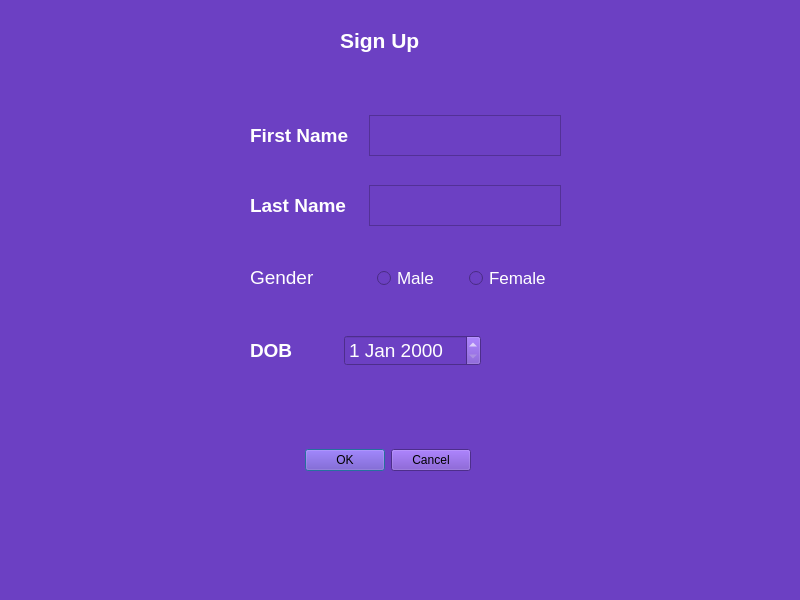
<?xml version="1.0" encoding="UTF-8"?>
<ui version="4.0">
 <class>SignUpWindow</class>
 <widget class="QMainWindow" name="SignUpWindow">
  <property name="geometry">
   <rect>
    <x>0</x>
    <y>0</y>
    <width>800</width>
    <height>600</height>
   </rect>
  </property>
  <property name="windowTitle">
   <string>MainWindow</string>
  </property>
  <property name="styleSheet">
   <string notr="true">background-color: rgb(108, 64, 195);</string>
  </property>
  <widget class="QWidget" name="centralwidget">
   <widget class="QDialogButtonBox" name="buttonBox">
    <property name="geometry">
     <rect>
      <x>300</x>
      <y>430</y>
      <width>171</width>
      <height>61</height>
     </rect>
    </property>
    <property name="font">
     <font>
      <pointsize>12</pointsize>
     </font>
    </property>
    <property name="standardButtons">
     <set>QDialogButtonBox::Cancel|QDialogButtonBox::Ok</set>
    </property>
   </widget>
   <widget class="QLabel" name="label_4">
    <property name="geometry">
     <rect>
      <x>340</x>
      <y>20</y>
      <width>81</width>
      <height>41</height>
     </rect>
    </property>
    <property name="font">
     <font>
      <pointsize>16</pointsize>
     </font>
    </property>
    <property name="text">
     <string>&lt;html&gt;&lt;head/&gt;&lt;body&gt;&lt;p&gt;&lt;span style=&quot; font-weight:600; color:#ffffff;&quot;&gt;Sign Up&lt;/span&gt;&lt;/p&gt;&lt;/body&gt;&lt;/html&gt;</string>
    </property>
   </widget>
   <widget class="QWidget" name="horizontalLayoutWidget_2">
    <property name="geometry">
     <rect>
      <x>230</x>
      <y>100</y>
      <width>351</width>
      <height>71</height>
     </rect>
    </property>
    <layout class="QHBoxLayout" name="horizontalLayout_2">
     <property name="spacing">
      <number>20</number>
     </property>
     <property name="leftMargin">
      <number>20</number>
     </property>
     <property name="topMargin">
      <number>15</number>
     </property>
     <property name="rightMargin">
      <number>20</number>
     </property>
     <property name="bottomMargin">
      <number>15</number>
     </property>
     <item>
      <widget class="QLabel" name="label">
       <property name="font">
        <font>
         <pointsize>14</pointsize>
        </font>
       </property>
       <property name="styleSheet">
        <string notr="true">color: rgb(255, 255, 255);</string>
       </property>
       <property name="text">
        <string>&lt;html&gt;&lt;head/&gt;&lt;body&gt;&lt;p&gt;&lt;span style=&quot; font-weight:600; color:#ffffff;&quot;&gt;First Name&lt;/span&gt;&lt;/p&gt;&lt;/body&gt;&lt;/html&gt;</string>
       </property>
      </widget>
     </item>
     <item>
      <widget class="QTextEdit" name="textEdit"/>
     </item>
    </layout>
   </widget>
   <widget class="QWidget" name="horizontalLayoutWidget_3">
    <property name="geometry">
     <rect>
      <x>230</x>
      <y>170</y>
      <width>351</width>
      <height>71</height>
     </rect>
    </property>
    <layout class="QHBoxLayout" name="horizontalLayout_3">
     <property name="spacing">
      <number>22</number>
     </property>
     <property name="leftMargin">
      <number>20</number>
     </property>
     <property name="topMargin">
      <number>15</number>
     </property>
     <property name="rightMargin">
      <number>20</number>
     </property>
     <property name="bottomMargin">
      <number>15</number>
     </property>
     <item>
      <widget class="QLabel" name="label_2">
       <property name="font">
        <font>
         <pointsize>14</pointsize>
        </font>
       </property>
       <property name="text">
        <string>&lt;html&gt;&lt;head/&gt;&lt;body&gt;&lt;p&gt;&lt;span style=&quot; font-weight:600; color:#ffffff;&quot;&gt;Last Name&lt;/span&gt;&lt;/p&gt;&lt;/body&gt;&lt;/html&gt;</string>
       </property>
      </widget>
     </item>
     <item>
      <widget class="QTextEdit" name="textEdit_2"/>
     </item>
    </layout>
   </widget>
   <widget class="QWidget" name="">
    <property name="geometry">
     <rect>
      <x>230</x>
      <y>320</y>
      <width>271</width>
      <height>61</height>
     </rect>
    </property>
    <layout class="QHBoxLayout" name="horizontalLayout_5">
     <property name="spacing">
      <number>50</number>
     </property>
     <property name="leftMargin">
      <number>20</number>
     </property>
     <property name="topMargin">
      <number>15</number>
     </property>
     <property name="rightMargin">
      <number>20</number>
     </property>
     <property name="bottomMargin">
      <number>15</number>
     </property>
     <item>
      <widget class="QLabel" name="label_5">
       <property name="font">
        <font>
         <pointsize>14</pointsize>
        </font>
       </property>
       <property name="text">
        <string>&lt;html&gt;&lt;head/&gt;&lt;body&gt;&lt;p&gt;&lt;span style=&quot; font-weight:600; color:#ffffff;&quot;&gt;DOB&lt;/span&gt;&lt;/p&gt;&lt;/body&gt;&lt;/html&gt;</string>
       </property>
      </widget>
     </item>
     <item>
      <widget class="QDateEdit" name="dateEdit">
       <property name="font">
        <font>
         <pointsize>14</pointsize>
        </font>
       </property>
       <property name="styleSheet">
        <string notr="true">color: rgb(255, 255, 255);</string>
       </property>
      </widget>
     </item>
    </layout>
   </widget>
   <widget class="QWidget" name="">
    <property name="geometry">
     <rect>
      <x>230</x>
      <y>240</y>
      <width>351</width>
      <height>76</height>
     </rect>
    </property>
    <layout class="QHBoxLayout" name="horizontalLayout_4">
     <property name="spacing">
      <number>20</number>
     </property>
     <property name="leftMargin">
      <number>20</number>
     </property>
     <property name="topMargin">
      <number>15</number>
     </property>
     <property name="rightMargin">
      <number>20</number>
     </property>
     <property name="bottomMargin">
      <number>15</number>
     </property>
     <item>
      <widget class="QLabel" name="label_3">
       <property name="font">
        <font>
         <pointsize>14</pointsize>
        </font>
       </property>
       <property name="text">
        <string>&lt;html&gt;&lt;head/&gt;&lt;body&gt;&lt;p&gt;&lt;span style=&quot; color:#ffffff;&quot;&gt;Gender&lt;/span&gt;&lt;/p&gt;&lt;/body&gt;&lt;/html&gt;</string>
       </property>
      </widget>
     </item>
     <item>
      <layout class="QHBoxLayout" name="horizontalLayout">
       <property name="spacing">
        <number>30</number>
       </property>
       <property name="leftMargin">
        <number>10</number>
       </property>
       <property name="topMargin">
        <number>10</number>
       </property>
       <property name="rightMargin">
        <number>10</number>
       </property>
       <property name="bottomMargin">
        <number>10</number>
       </property>
       <item>
        <widget class="QRadioButton" name="radioButton">
         <property name="font">
          <font>
           <pointsize>13</pointsize>
          </font>
         </property>
         <property name="styleSheet">
          <string notr="true">color: rgb(255, 255, 255);</string>
         </property>
         <property name="text">
          <string>Male</string>
         </property>
        </widget>
       </item>
       <item>
        <widget class="QRadioButton" name="radioButton_2">
         <property name="font">
          <font>
           <pointsize>13</pointsize>
          </font>
         </property>
         <property name="styleSheet">
          <string notr="true">color: rgb(255, 255, 255);</string>
         </property>
         <property name="text">
          <string>Female</string>
         </property>
        </widget>
       </item>
      </layout>
     </item>
    </layout>
   </widget>
  </widget>
  <widget class="QMenuBar" name="menubar">
   <property name="geometry">
    <rect>
     <x>0</x>
     <y>0</y>
     <width>800</width>
     <height>22</height>
    </rect>
   </property>
  </widget>
  <widget class="QStatusBar" name="statusbar"/>
 </widget>
 <resources/>
 <connections/>
</ui>
